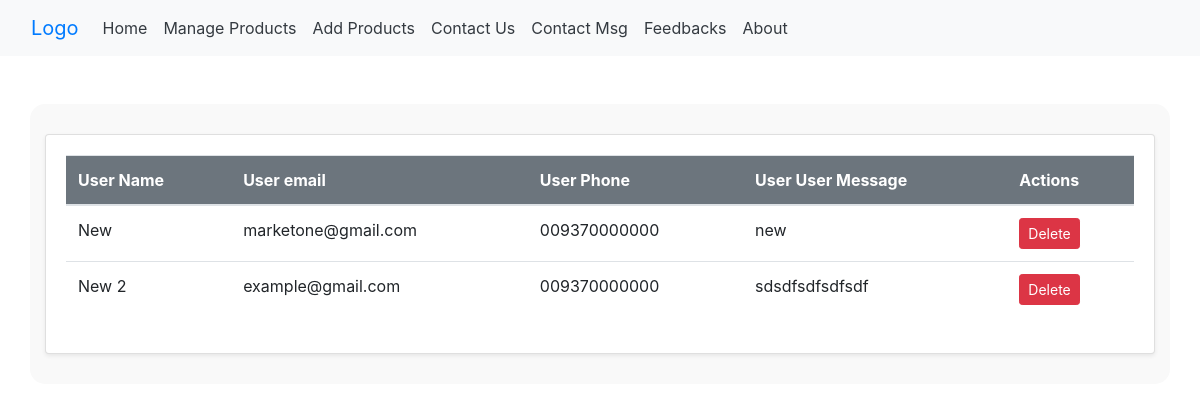
/contactMsg/, run on an earlier commit of the app's database.
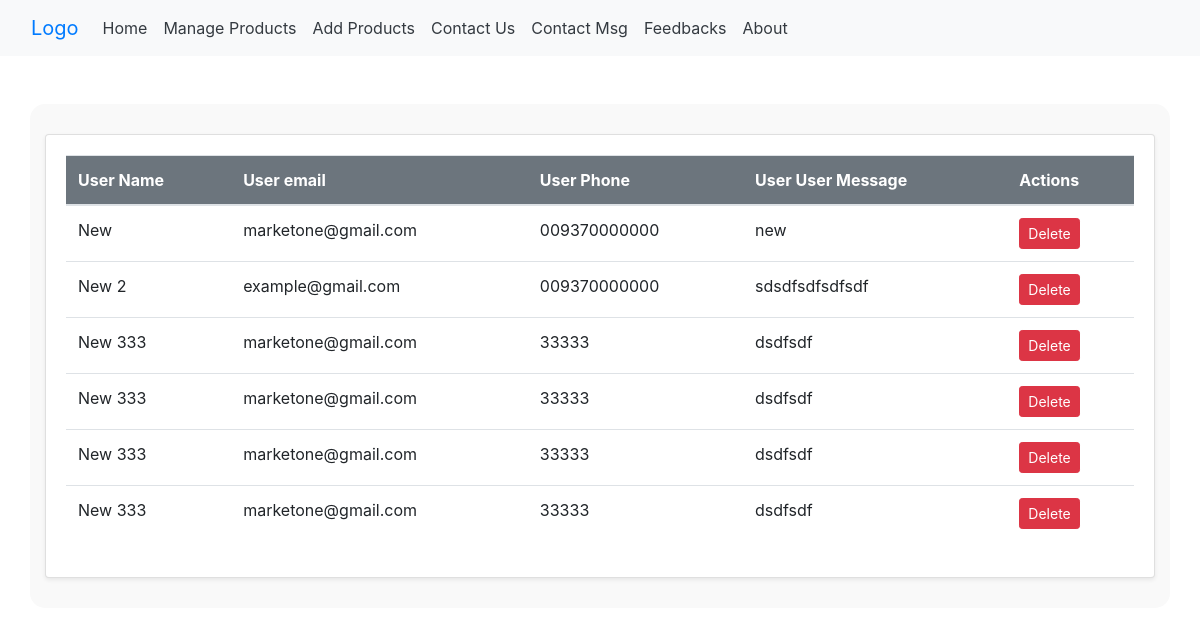
And on a later commit of the database.
### products/models.py (models this page shows, shortened)
class contactUs(models.Model):
	name = models.CharField(max_length=100, null=True, blank=True)
	email = models.CharField(max_length=100, null=True, blank=True)
	phone = models.CharField(max_length=15, null=True, blank=True)
	message = models.TextField(null=True, blank=True)

### products/views.py (the view)
# urls.py: path('contactMsg/', views.ContactMsg, name='contactMsg'),
def ContactMsg(request):
    contact_msgs = contactUs.objects.all()
    return render(request, 'contactMsg.html', {'contactMsgs': contact_msgs})

### products/templates/contactMsg.html
{% extends 'base.html' %}
{% load static %}
{% block content %}
<div class="container my-5">
    <div class="card shadow-sm">
        <div class="card-body">
            <div class="table-responsive">
                <table class="table table-hover">
                    <thead class="bg-secondary text-white">
                        <tr>
                            <th>User Name</th>
                            <th>User email</th>
                            <th>User Phone</th>
                            <th>User User Message</th>
                            <th>Actions</th>
                        </tr>
                    </thead>
                    <tbody>
                        {% for contactMsg in contactMsgs %}
                        <tr>
                            <td>{{ contactMsg.name }}</td>
                            <td>{{ contactMsg.email }}</td>
                            <td>{{ contactMsg.phone }}</td>
                            <td>{{ contactMsg.message }}</td>
                            <td>
                                <div>
                                    <a href="{% url 'deleteContactMsg' contactMsg.id %}" class="btn btn-danger btn-sm">Delete</a>
                                </div>
                            </td>
                        </tr>
                        {% endfor %}
                    </tbody>
                </table>
            </div>
        </div>
    </div>
</div>
{% endblock %}

### products/templates/base.html (shortened to what this page needs)
{% load static %}
<!doctype html>
<html lang="en">
  <head>
    <link rel="stylesheet" href="{% static 'products/css/product.css' %}">
    <link rel="stylesheet" href="https://cdn.jsdelivr.net/npm/bootstrap@4.3.1/dist/css/bootstrap.min.css">
  </head>
  <body class="bg-gray-100">
    {% include 'navbar.html' %}
    <div >
    {% block content %}
    {% endblock %}
    </div>
  </body>
</html>

### products/templates/navbar.html (shortened to what this page needs)
<nav class="navbar navbar-expand-lg bg-light">
    <div class="container-fluid">
      <a class="navbar-brand" href="#">Logo</a>
      <div class="collapse navbar-collapse" id="navbarNav">
        <ul class="navbar-nav">
          <li class="nav-item">
            <a class="nav-link active text-dark" aria-current="page" href="{% url 'home' %}">Home</a>
          </li>
          <li class="nav-item">
            <a class="nav-link text-dark" href="{% url 'manageProduct' %}">Manage Products</a>
          </li>
          <li class="nav-item">
            <a class="nav-link text-dark" href="{% url 'addProduct' %}">Add Products</a>
          </li>
          <li class="nav-item">
            <a class="nav-link text-dark" href="{% url 'contactUs' %}">Contact Us</a>
          </li>
          <li class="nav-item">
            <a class="nav-link text-dark" href="{% url 'contactMsg' %}">Contact Msg</a>
          </li>
          <li class="nav-item">
            <a class="nav-link text-dark" href="{% url 'displayFeedback' %}">Feedbacks</a>
          </li>
          <li class="nav-item">
            <a class="nav-link text-dark" href="{% url 'aboutPage' %}">About</a>
          </li>
        </ul>
      </div>
    </div>
  </nav>

### products/static/products/css/product.css (style rules this page uses)
.container { background-color: #f9f9f9; border-radius: 15px; padding: 30px; }
.card { border: none; border-radius: 10px; transition: transform 0.2s; }
.card-body { display: flex; justify-content: space-between; align-items: center; }

What changed in the data, as far as the page shows it:
added contactUs: name "New 333", email "marketone@gmail.com", phone "33333", message "dsdfsdf"
added contactUs: name "New 333", email "marketone@gmail.com", phone "33333", message "dsdfsdf"
added contactUs: name "New 333", email "marketone@gmail.com", phone "33333", message "dsdfsdf"
added contactUs: name "New 333", email "marketone@gmail.com", phone "33333", message "dsdfsdf"
